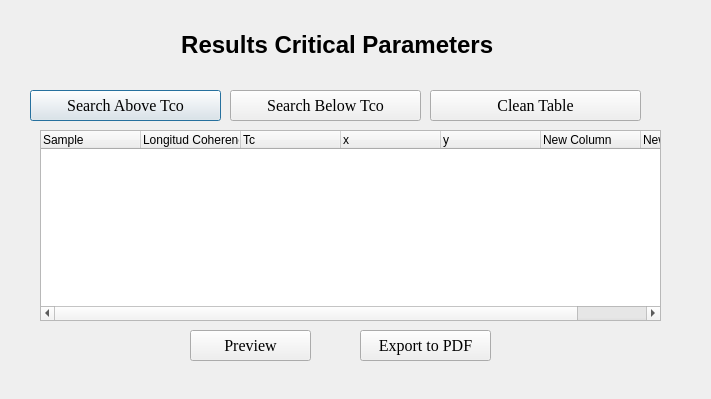
<?xml version="1.0" encoding="UTF-8"?>
<ui version="4.0">
 <class>Dialog</class>
 <widget class="QDialog" name="Dialog">
  <property name="geometry">
   <rect>
    <x>0</x>
    <y>0</y>
    <width>711</width>
    <height>399</height>
   </rect>
  </property>
  <property name="windowTitle">
   <string>Database</string>
  </property>
  <property name="windowIcon">
   <iconset>
    <normaloff>../Img/Telematica.png</normaloff>../Img/Telematica.png</iconset>
  </property>
  <widget class="QLabel" name="label_3">
   <property name="geometry">
    <rect>
     <x>20</x>
     <y>20</y>
     <width>81</width>
     <height>61</height>
    </rect>
   </property>
   <property name="text">
    <string/>
   </property>
   <property name="pixmap">
    <pixmap>../Img/GSM.jpg</pixmap>
   </property>
   <property name="scaledContents">
    <bool>true</bool>
   </property>
  </widget>
  <widget class="QLabel" name="label_2">
   <property name="geometry">
    <rect>
     <x>560</x>
     <y>10</y>
     <width>141</width>
     <height>61</height>
    </rect>
   </property>
   <property name="text">
    <string/>
   </property>
   <property name="pixmap">
    <pixmap>../Img/Telematics.png</pixmap>
   </property>
   <property name="scaledContents">
    <bool>true</bool>
   </property>
  </widget>
  <widget class="QLabel" name="label_4">
   <property name="geometry">
    <rect>
     <x>160</x>
     <y>30</y>
     <width>361</width>
     <height>31</height>
    </rect>
   </property>
   <property name="text">
    <string>&lt;html&gt;&lt;head/&gt;&lt;body&gt;&lt;p align=&quot;center&quot;&gt;&lt;span style=&quot; font-size:18pt; font-weight:600;&quot;&gt;Results Critical Parameters &lt;/span&gt;&lt;/p&gt;&lt;/body&gt;&lt;/html&gt;</string>
   </property>
  </widget>
  <widget class="QPushButton" name="searchAbove">
   <property name="geometry">
    <rect>
     <x>30</x>
     <y>90</y>
     <width>191</width>
     <height>31</height>
    </rect>
   </property>
   <property name="font">
    <font>
     <family>Times New Roman</family>
     <pointsize>12</pointsize>
    </font>
   </property>
   <property name="text">
    <string>Search Above Tco</string>
   </property>
   <property name="icon">
    <iconset>
     <normaloff>../Img/Buscar.png</normaloff>../Img/Buscar.png</iconset>
   </property>
   <property name="iconSize">
    <size>
     <width>25</width>
     <height>25</height>
    </size>
   </property>
  </widget>
  <widget class="QPushButton" name="buttonLimpiar">
   <property name="geometry">
    <rect>
     <x>430</x>
     <y>90</y>
     <width>211</width>
     <height>31</height>
    </rect>
   </property>
   <property name="font">
    <font>
     <family>Times New Roman</family>
     <pointsize>12</pointsize>
    </font>
   </property>
   <property name="text">
    <string>Clean Table</string>
   </property>
   <property name="icon">
    <iconset>
     <normaloff>../Img/limpiar.png</normaloff>../Img/limpiar.png</iconset>
   </property>
   <property name="iconSize">
    <size>
     <width>25</width>
     <height>25</height>
    </size>
   </property>
  </widget>
  <widget class="QPushButton" name="buttonVistaPrevia">
   <property name="geometry">
    <rect>
     <x>190</x>
     <y>330</y>
     <width>121</width>
     <height>31</height>
    </rect>
   </property>
   <property name="font">
    <font>
     <family>Times New Roman</family>
     <pointsize>12</pointsize>
    </font>
   </property>
   <property name="text">
    <string>Preview</string>
   </property>
   <property name="icon">
    <iconset>
     <normaloff>../Img/vistaprevia.jpg</normaloff>../Img/vistaprevia.jpg</iconset>
   </property>
   <property name="iconSize">
    <size>
     <width>20</width>
     <height>20</height>
    </size>
   </property>
  </widget>
  <widget class="QPushButton" name="buttonExportarPDF">
   <property name="geometry">
    <rect>
     <x>360</x>
     <y>330</y>
     <width>131</width>
     <height>31</height>
    </rect>
   </property>
   <property name="font">
    <font>
     <family>Times New Roman</family>
     <pointsize>12</pointsize>
    </font>
   </property>
   <property name="text">
    <string>Export to PDF</string>
   </property>
   <property name="icon">
    <iconset>
     <normaloff>../Img/exportar.png</normaloff>../Img/exportar.png</iconset>
   </property>
   <property name="iconSize">
    <size>
     <width>20</width>
     <height>20</height>
    </size>
   </property>
  </widget>
  <widget class="QTreeWidget" name="treeaboveTco">
   <property name="geometry">
    <rect>
     <x>40</x>
     <y>130</y>
     <width>621</width>
     <height>191</height>
    </rect>
   </property>
   <column>
    <property name="text">
     <string>Sample</string>
    </property>
   </column>
   <column>
    <property name="text">
     <string>Longitud Coherencia</string>
    </property>
   </column>
   <column>
    <property name="text">
     <string>Tc</string>
    </property>
   </column>
   <column>
    <property name="text">
     <string>x</string>
    </property>
   </column>
   <column>
    <property name="text">
     <string>y</string>
    </property>
   </column>
   <column>
    <property name="text">
     <string>New Column</string>
    </property>
   </column>
   <column>
    <property name="text">
     <string>New Column</string>
    </property>
   </column>
  </widget>
  <widget class="QPushButton" name="searchBelow">
   <property name="geometry">
    <rect>
     <x>230</x>
     <y>90</y>
     <width>191</width>
     <height>31</height>
    </rect>
   </property>
   <property name="font">
    <font>
     <family>Times New Roman</family>
     <pointsize>12</pointsize>
    </font>
   </property>
   <property name="text">
    <string>Search Below Tco</string>
   </property>
   <property name="icon">
    <iconset>
     <normaloff>../Img/Buscar.png</normaloff>../Img/Buscar.png</iconset>
   </property>
   <property name="iconSize">
    <size>
     <width>25</width>
     <height>25</height>
    </size>
   </property>
  </widget>
 </widget>
 <resources/>
 <connections/>
</ui>
